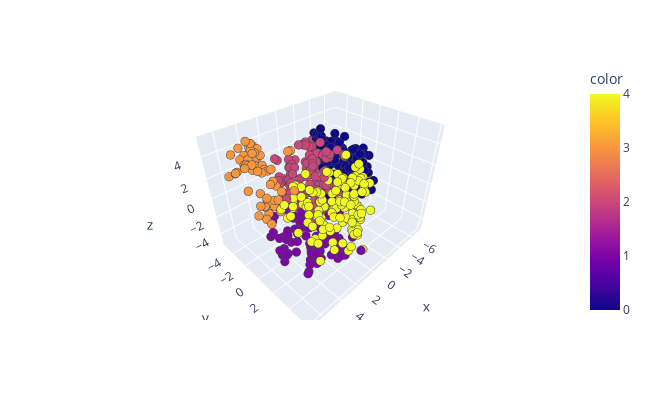

Notebook code for this chart:
### Code cell
kmeans = KMeans(n_clusters=5, random_state=42)
bzcat['cluster_kmeans'] = kmeans.fit_predict(model_df)
tsne = TSNE(n_components=3, perplexity=50, init='pca', learning_rate='auto', 
            random_state=42)
df_tsne = pd.DataFrame(tsne.fit_transform(model_df))
df_tsne['c'] = bzcat['cluster_kmeans']
fig = px.scatter_3d(x=df_tsne[0], y=df_tsne[1], z=df_tsne[2],
              color=df_tsne['c'], width=650, height=400)
fig.update_traces(marker={'size':3}, marker_line_width=0.5)
fig.show()

### Figure 1 — Plotly figure (JSON) as saved in the notebook; plotly's stock layout.template omitted (floating-point values rounded to 4 significant figures; data arrays with more than 128 entries replaced by an {"elided": "..."} marker saying what was removed)
{"data": [{"hovertemplate": "x=%{x}<br>y=%{y}<br>z=%{z}<br>color=%{marker.color}<extra></extra>", "legendgroup": "", "marker": {"color": {"elided": "540 int values"}, "coloraxis": "coloraxis", "line": {"width": 0.5}, "size": 3, "symbol": "circle"}, "mode": "markers", "name": "", "scene": "scene", "showlegend": false, "type": "scatter3d", "x": {"elided": "540 float values"}, "y": {"elided": "540 float values"}, "z": {"elided": "540 float values"}}], "layout": {"coloraxis": {"colorbar": {"title": {"text": "color"}}, "colorscale": [[0, "#0d0887"], [0.1111, "#46039f"], [0.2222, "#7201a8"], [0.3333, "#9c179e"], [0.4444, "#bd3786"], [0.5556, "#d8576b"], [0.6667, "#ed7953"], [0.7778, "#fb9f3a"], [0.8889, "#fdca26"], [1, "#f0f921"]]}, "height": 400, "legend": {"tracegroupgap": 0}, "margin": {"t": 60}, "scene": {"domain": {"x": [0, 1], "y": [0, 1]}, "xaxis": {"title": {"text": "x"}}, "yaxis": {"title": {"text": "y"}}, "zaxis": {"title": {"text": "z"}}}, "width": 650}}
